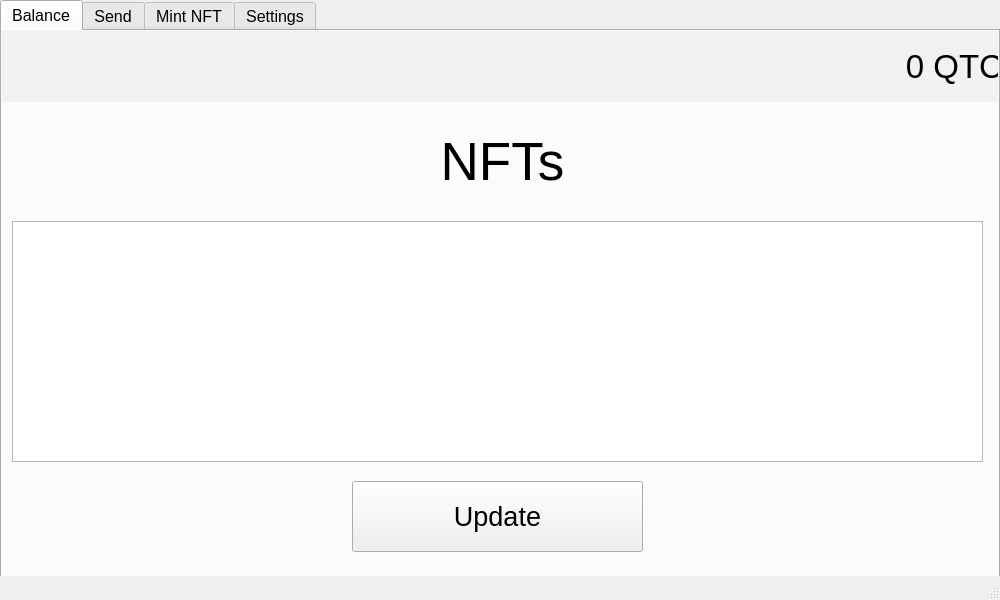
<?xml version="1.0" encoding="UTF-8"?>
<ui version="4.0">
 <class>MainWindow</class>
 <widget class="QMainWindow" name="MainWindow">
  <property name="geometry">
   <rect>
    <x>0</x>
    <y>0</y>
    <width>1000</width>
    <height>600</height>
   </rect>
  </property>
  <property name="font">
   <font>
    <pointsize>12</pointsize>
   </font>
  </property>
  <property name="windowTitle">
   <string>Quantcoin wallet</string>
  </property>
  <widget class="QWidget" name="centralwidget">
   <widget class="QTabWidget" name="tabWidget">
    <property name="geometry">
     <rect>
      <x>0</x>
      <y>0</y>
      <width>1000</width>
      <height>600</height>
     </rect>
    </property>
    <property name="currentIndex">
     <number>0</number>
    </property>
    <widget class="QWidget" name="balance">
     <attribute name="title">
      <string>Balance</string>
     </attribute>
     <widget class="QLabel" name="balance_label">
      <property name="geometry">
       <rect>
        <x>0</x>
        <y>0</y>
        <width>1001</width>
        <height>71</height>
       </rect>
      </property>
      <property name="font">
       <font>
        <pointsize>25</pointsize>
       </font>
      </property>
      <property name="styleSheet">
       <string notr="true">background-color: rgb(241, 241, 241)</string>
      </property>
      <property name="text">
       <string>0 QTC</string>
      </property>
      <property name="alignment">
       <set>Qt::AlignRight|Qt::AlignTrailing|Qt::AlignVCenter</set>
      </property>
      <property name="margin">
       <number>10</number>
      </property>
     </widget>
     <widget class="QTextBrowser" name="nfts_textfield">
      <property name="geometry">
       <rect>
        <x>10</x>
        <y>190</y>
        <width>971</width>
        <height>241</height>
       </rect>
      </property>
      <property name="html">
       <string>&lt;!DOCTYPE HTML PUBLIC &quot;-//W3C//DTD HTML 4.0//EN&quot; &quot;http://www.w3.org/TR/REC-html40/strict.dtd&quot;&gt;
&lt;html&gt;&lt;head&gt;&lt;meta name=&quot;qrichtext&quot; content=&quot;1&quot; /&gt;&lt;style type=&quot;text/css&quot;&gt;
p, li { white-space: pre-wrap; }
&lt;/style&gt;&lt;/head&gt;&lt;body style=&quot; font-family:'MS Shell Dlg 2'; font-size:12pt; font-weight:400; font-style:normal;&quot;&gt;
&lt;p style=&quot;-qt-paragraph-type:empty; margin-top:0px; margin-bottom:0px; margin-left:0px; margin-right:0px; -qt-block-indent:0; text-indent:0px; font-size:7.8pt;&quot;&gt;&lt;br /&gt;&lt;/p&gt;&lt;/body&gt;&lt;/html&gt;</string>
      </property>
     </widget>
     <widget class="QLabel" name="nfts_label">
      <property name="geometry">
       <rect>
        <x>0</x>
        <y>100</y>
        <width>1001</width>
        <height>61</height>
       </rect>
      </property>
      <property name="font">
       <font>
        <pointsize>40</pointsize>
       </font>
      </property>
      <property name="text">
       <string>NFTs</string>
      </property>
      <property name="alignment">
       <set>Qt::AlignCenter</set>
      </property>
     </widget>
     <widget class="QPushButton" name="update_button">
      <property name="geometry">
       <rect>
        <x>350</x>
        <y>450</y>
        <width>291</width>
        <height>71</height>
       </rect>
      </property>
      <property name="font">
       <font>
        <pointsize>20</pointsize>
       </font>
      </property>
      <property name="text">
       <string>Update</string>
      </property>
     </widget>
    </widget>
    <widget class="QWidget" name="send">
     <attribute name="title">
      <string>Send</string>
     </attribute>
     <widget class="QWidget" name="formLayoutWidget">
      <property name="geometry">
       <rect>
        <x>50</x>
        <y>180</y>
        <width>891</width>
        <height>111</height>
       </rect>
      </property>
      <layout class="QFormLayout" name="formLayout">
       <property name="sizeConstraint">
        <enum>QLayout::SetNoConstraint</enum>
       </property>
       <item row="0" column="0">
        <widget class="QLabel" name="public_key_label_2">
         <property name="font">
          <font>
           <pointsize>12</pointsize>
          </font>
         </property>
         <property name="text">
          <string>Public key</string>
         </property>
        </widget>
       </item>
       <item row="0" column="1">
        <widget class="QLineEdit" name="public_key_textfield_2">
         <property name="sizePolicy">
          <sizepolicy hsizetype="Expanding" vsizetype="Maximum">
           <horstretch>0</horstretch>
           <verstretch>0</verstretch>
          </sizepolicy>
         </property>
         <property name="font">
          <font>
           <pointsize>12</pointsize>
          </font>
         </property>
        </widget>
       </item>
       <item row="1" column="0">
        <widget class="QLabel" name="qtc_or_nft_to_send_label">
         <property name="font">
          <font>
           <pointsize>12</pointsize>
          </font>
         </property>
         <property name="text">
          <string>QTC or NFT to send</string>
         </property>
        </widget>
       </item>
       <item row="2" column="0">
        <widget class="QLabel" name="fee_label_2">
         <property name="font">
          <font>
           <pointsize>12</pointsize>
          </font>
         </property>
         <property name="text">
          <string>Fee</string>
         </property>
        </widget>
       </item>
       <item row="2" column="1">
        <widget class="QLineEdit" name="fee_textfield_2">
         <property name="sizePolicy">
          <sizepolicy hsizetype="Expanding" vsizetype="Maximum">
           <horstretch>0</horstretch>
           <verstretch>0</verstretch>
          </sizepolicy>
         </property>
         <property name="font">
          <font>
           <pointsize>12</pointsize>
          </font>
         </property>
        </widget>
       </item>
       <item row="1" column="1">
        <widget class="QLineEdit" name="qtc_or_nft_to_send_textfield">
         <property name="sizePolicy">
          <sizepolicy hsizetype="Expanding" vsizetype="Maximum">
           <horstretch>0</horstretch>
           <verstretch>0</verstretch>
          </sizepolicy>
         </property>
         <property name="font">
          <font>
           <pointsize>12</pointsize>
          </font>
         </property>
        </widget>
       </item>
      </layout>
     </widget>
     <widget class="QLabel" name="send_form_label">
      <property name="geometry">
       <rect>
        <x>50</x>
        <y>40</y>
        <width>891</width>
        <height>51</height>
       </rect>
      </property>
      <property name="font">
       <font>
        <pointsize>20</pointsize>
       </font>
      </property>
      <property name="text">
       <string> Send form</string>
      </property>
      <property name="alignment">
       <set>Qt::AlignCenter</set>
      </property>
     </widget>
     <widget class="QPushButton" name="send_button">
      <property name="geometry">
       <rect>
        <x>350</x>
        <y>390</y>
        <width>291</width>
        <height>71</height>
       </rect>
      </property>
      <property name="font">
       <font>
        <pointsize>20</pointsize>
       </font>
      </property>
      <property name="text">
       <string>Send</string>
      </property>
     </widget>
    </widget>
    <widget class="QWidget" name="mint_nft">
     <attribute name="title">
      <string>Mint NFT</string>
     </attribute>
     <widget class="QLabel" name="mint_nft_form_label">
      <property name="geometry">
       <rect>
        <x>50</x>
        <y>40</y>
        <width>891</width>
        <height>51</height>
       </rect>
      </property>
      <property name="font">
       <font>
        <pointsize>20</pointsize>
       </font>
      </property>
      <property name="text">
       <string>Mint NFT form</string>
      </property>
      <property name="alignment">
       <set>Qt::AlignCenter</set>
      </property>
     </widget>
     <widget class="QWidget" name="formLayoutWidget_2">
      <property name="geometry">
       <rect>
        <x>50</x>
        <y>180</y>
        <width>891</width>
        <height>138</height>
       </rect>
      </property>
      <layout class="QFormLayout" name="formLayout_2">
       <property name="sizeConstraint">
        <enum>QLayout::SetNoConstraint</enum>
       </property>
       <item row="0" column="0">
        <widget class="QLabel" name="nft_label">
         <property name="font">
          <font>
           <pointsize>12</pointsize>
          </font>
         </property>
         <property name="text">
          <string>NFT</string>
         </property>
        </widget>
       </item>
       <item row="0" column="1">
        <widget class="QLineEdit" name="nft_textfield">
         <property name="font">
          <font>
           <pointsize>12</pointsize>
          </font>
         </property>
        </widget>
       </item>
       <item row="1" column="1">
        <widget class="QPushButton" name="choose_file_button">
         <property name="text">
          <string>Choose file</string>
         </property>
        </widget>
       </item>
       <item row="2" column="1">
        <widget class="QLineEdit" name="fee_textfield"/>
       </item>
       <item row="2" column="0">
        <widget class="QLabel" name="fee_label">
         <property name="text">
          <string>Fee</string>
         </property>
        </widget>
       </item>
      </layout>
     </widget>
     <widget class="QPushButton" name="mint_nft_button">
      <property name="geometry">
       <rect>
        <x>350</x>
        <y>390</y>
        <width>291</width>
        <height>71</height>
       </rect>
      </property>
      <property name="font">
       <font>
        <pointsize>20</pointsize>
       </font>
      </property>
      <property name="text">
       <string>Mint NFT</string>
      </property>
     </widget>
    </widget>
    <widget class="QWidget" name="settings">
     <attribute name="title">
      <string>Settings</string>
     </attribute>
     <widget class="QTextBrowser" name="public_key_textfield">
      <property name="geometry">
       <rect>
        <x>170</x>
        <y>20</y>
        <width>801</width>
        <height>71</height>
       </rect>
      </property>
      <property name="html">
       <string>&lt;!DOCTYPE HTML PUBLIC &quot;-//W3C//DTD HTML 4.0//EN&quot; &quot;http://www.w3.org/TR/REC-html40/strict.dtd&quot;&gt;
&lt;html&gt;&lt;head&gt;&lt;meta name=&quot;qrichtext&quot; content=&quot;1&quot; /&gt;&lt;style type=&quot;text/css&quot;&gt;
p, li { white-space: pre-wrap; }
&lt;/style&gt;&lt;/head&gt;&lt;body style=&quot; font-family:'MS Shell Dlg 2'; font-size:12pt; font-weight:400; font-style:normal;&quot;&gt;
&lt;p style=&quot;-qt-paragraph-type:empty; margin-top:0px; margin-bottom:0px; margin-left:0px; margin-right:0px; -qt-block-indent:0; text-indent:0px;&quot;&gt;&lt;br /&gt;&lt;/p&gt;&lt;/body&gt;&lt;/html&gt;</string>
      </property>
     </widget>
     <widget class="QLabel" name="public_key_label">
      <property name="geometry">
       <rect>
        <x>10</x>
        <y>20</y>
        <width>151</width>
        <height>71</height>
       </rect>
      </property>
      <property name="text">
       <string>Public key</string>
      </property>
      <property name="alignment">
       <set>Qt::AlignCenter</set>
      </property>
     </widget>
     <widget class="QPushButton" name="save_button">
      <property name="geometry">
       <rect>
        <x>320</x>
        <y>450</y>
        <width>291</width>
        <height>71</height>
       </rect>
      </property>
      <property name="font">
       <font>
        <pointsize>20</pointsize>
       </font>
      </property>
      <property name="text">
       <string>Save</string>
      </property>
     </widget>
     <widget class="QTextEdit" name="private_key_textfield">
      <property name="geometry">
       <rect>
        <x>170</x>
        <y>140</y>
        <width>801</width>
        <height>71</height>
       </rect>
      </property>
     </widget>
     <widget class="QLabel" name="private_key_label">
      <property name="geometry">
       <rect>
        <x>10</x>
        <y>140</y>
        <width>151</width>
        <height>71</height>
       </rect>
      </property>
      <property name="text">
       <string>Private key</string>
      </property>
      <property name="alignment">
       <set>Qt::AlignCenter</set>
      </property>
     </widget>
     <widget class="QCheckBox" name="show_private_key_checkbox">
      <property name="geometry">
       <rect>
        <x>170</x>
        <y>230</y>
        <width>181</width>
        <height>20</height>
       </rect>
      </property>
      <property name="text">
       <string>Show private key</string>
      </property>
     </widget>
     <widget class="QPushButton" name="hard_update_button">
      <property name="geometry">
       <rect>
        <x>170</x>
        <y>280</y>
        <width>291</width>
        <height>71</height>
       </rect>
      </property>
      <property name="font">
       <font>
        <pointsize>12</pointsize>
       </font>
      </property>
      <property name="text">
       <string>Hard update</string>
      </property>
     </widget>
     <widget class="QLabel" name="warning_hard_update_label">
      <property name="geometry">
       <rect>
        <x>500</x>
        <y>285</y>
        <width>471</width>
        <height>61</height>
       </rect>
      </property>
      <property name="text">
       <string>WARNING: Hard update will redownload all the blocks in the blockchain! It may take a lot of time!</string>
      </property>
      <property name="wordWrap">
       <bool>true</bool>
      </property>
     </widget>
    </widget>
   </widget>
  </widget>
  <widget class="QStatusBar" name="statusbar"/>
 </widget>
 <resources/>
 <connections/>
</ui>
